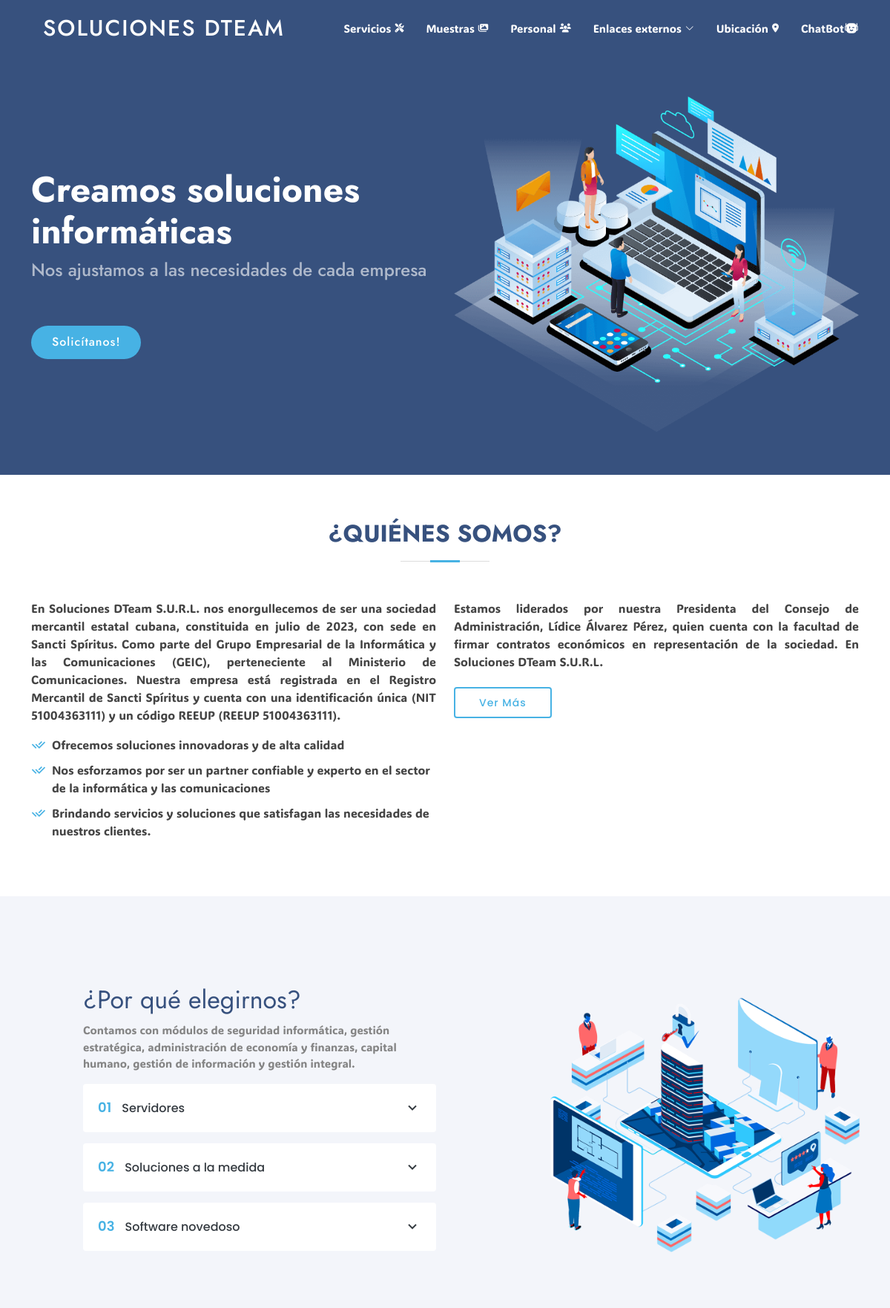
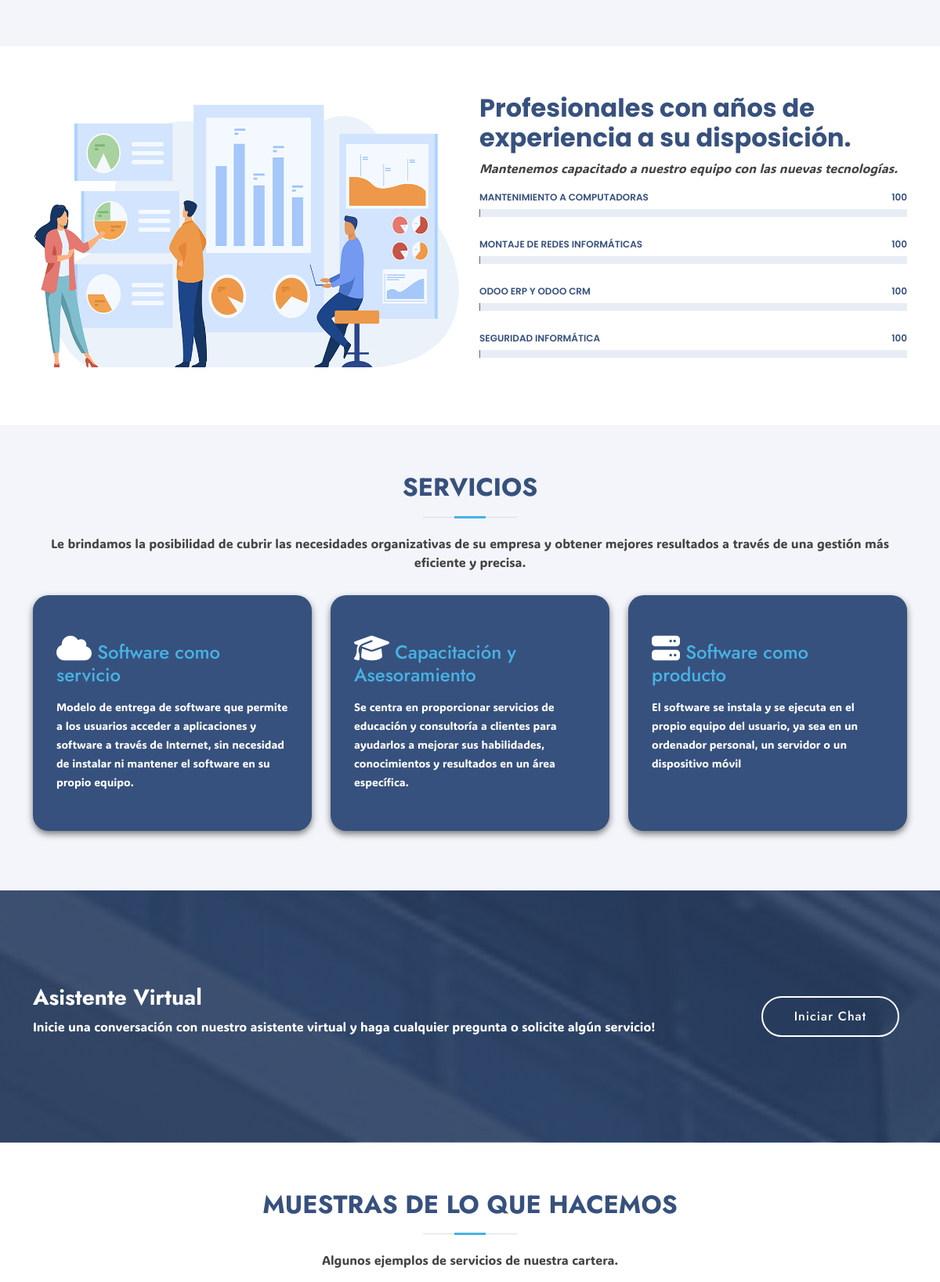
The page / (upper part) on the database its author committed (2 pictures, top to bottom).
### app/models.py (models this page shows, shortened)
class Catalogo(models.Model):
    nombre = models.CharField(max_length=255)
    activo = models.BooleanField(default=True)
    hero = models.ImageField(upload_to='imagenes/index')
    why_us = models.ImageField(upload_to='imagenes/index')
    skills = models.ImageField(upload_to='imagenes/index')
    action = models.ImageField(upload_to='imagenes/index')
    logo = models.ImageField(upload_to='imagenes/index', null=True, blank=True)
    fondo_chatbot = models.ImageField(upload_to='imagenes', null=True, blank=True)

class SobreNosotros(models.Model):
    parrafo = models.TextField()
    parrafo2 = models.TextField(null=True, blank=True)
    check1 = models.CharField(max_length=255, null=True, blank=True)
    check2 = models.CharField(max_length=255, null=True, blank=True)
    check3 = models.CharField(max_length=255, null=True, blank=True)
    documento = models.FileField(upload_to='documentos')
    activo = models.BooleanField(default=True)

class Potencialidad(models.Model):
    nombre = models.CharField(max_length=255)
    descripcion = models.TextField()
    activo = models.BooleanField(default=True)

class Skill(models.Model):
    nombre = models.CharField(max_length=255)
    porcentaje = models.IntegerField()
    activo = models.BooleanField(default=True)

class Categoria(models.Model):
    nombre = models.CharField(max_length=255)
    abreviatura = models.CharField(max_length=255)
    descripcion = models.TextField()
    activo = models.BooleanField(default=True)
    clase = models.CharField(max_length=255, default='fas fa-cloud')
    def __str__(self):
        return self.nombre

### app/views.py (the view)
# urls.py: path('', views.index, name='index'),
def index(request):
    sn = SobreNosotros.objects.filter(activo=True)[0]
    pot = Potencialidad.objects.filter(activo=True)[:3]
    skills = Skill.objects.filter(activo=True)[:4]
    cat = Categoria.objects.filter(activo=True)
    all = Servicio.objects.all()
    ej = [servicio for servicio in all if servicio.imagen and servicio.imagen.url != 'imagenes/servicios/nombre.jpg'][:9]
    team = Equipo.objects.filter(activo=True)[:4]
    preguntas = PreguntaFrecuente.objects.filter(activo=True)[:9]
    contacto = Contacto.objects.filter(activo=True)[0]
    catalogo = Catalogo.objects.filter(activo=True)[0]
    context = {
        'sobre_nosotros': sn,
        'potencialidades': pot,
        'skills': skills,
        'categorias': cat,
        'ejemplos': ej,
        'team': team,
        'preguntas': preguntas,
        'contacto': contacto,
        'catalogo': catalogo
    }
    return render(request, 'index.html', context)

### app/templates/index.html (shortened to what this page needs)
{% extends 'base.html' %}
{% block logo %}
{% load static %}
{% endblock logo %}
{% block nav_items %}
<li><a class="nav-link scrollto" href="#services">Servicios </a></li>
<li><a class="nav-link scrollto" href="#portfolio">Muestras </a></li>
<li><a class="nav-link scrollto" href="#team">Personal </a></li>
<li class="dropdown"><a href="javascript:void(0);">Enlaces externos <i class="bi bi-chevron-down"></i></a>
</li>
<li><a class="nav-link scrollto" href="#contact">Ubicación </a></li>
<li><a class="nav-link scrollto" href="{% url 'chatbot' %}">ChatBot </a></li>
{% endblock nav_items %}
{% block content %}
  <section id="hero" class="d-flex align-items-center">
    <div class="container">
      <div class="row">
        <div class="col-lg-6 d-flex flex-column justify-content-center pt-4 pt-lg-0 order-2 order-lg-1" data-aos="fade-up" data-aos-delay="200">
          <h1>Creamos soluciones informáticas</h1>
          <h2>Nos ajustamos a las necesidades de cada empresa</h2>
          <div class="d-flex justify-content-center justify-content-lg-start">
            <a href="{% url 'chatbot' %}" class="btn-get-started scrollto">Solicítanos!</a>
          </div>
        </div>
        <div class="col-lg-6 order-1 order-lg-2 hero-img" data-aos="zoom-in" data-aos-delay="200">
          <img src={{catalogo.hero.url}} class="img-fluid animated" alt="">
        </div>
      </div>
    </div>
  </section>
  <main id="main">
    <section id="about" class="about">
      <div class="container" data-aos="fade-up">
        <div class="section-title">
          <h2>¿Quiénes Somos?</h2>
        </div>
        <div class="row content">
          <div class="col-lg-6">
            <p style="text-align: justify;">
              {{ sobre_nosotros.parrafo }}
              <ul>
                <li><i class="ri-check-double-line"></i> {{ sobre_nosotros.check1 }} </li>
                <li><i class="ri-check-double-line"></i> {{ sobre_nosotros.check2 }} </li>
                <li><i class="ri-check-double-line"></i> {{ sobre_nosotros.check3 }} </li>
              </ul>
            </p>
          </div>
          <div class="col-lg-6 pt-4 pt-lg-0">
            <p style="text-align: justify;">
              {{ sobre_nosotros.parrafo2 }}
            </p>
            <a href={{ sobre_nosotros.documento.url }} class="btn-learn-more" download="SOLUCIONES_DTEAM.doc">Ver Más</a>
          </div>
        </div>
      </div>
    </section>
    <section id="why-us" class="why-us section-bg">
      <div class="container-fluid" data-aos="fade-up">
        <div class="row">
          <div class="col-lg-7 d-flex flex-column justify-content-center align-items-stretch  order-2 order-lg-1">
            <div class="content">
              <h3>¿Por qué elegirnos?</h3>
              <p>
                Contamos con módulos de seguridad informática, gestión estratégica, administración de economía y finanzas, capital humano, gestión de información y gestión integral.
              </p>
            </div>
            <div class="accordion-list">
              <ul>
              {% for pot in potencialidades %}
                <li>
                  <a data-bs-toggle="collapse" class="collapsed" data-bs-target="#accordion-list-{{forloop.counter}}"><span>0{{forloop.counter}}</span> {{pot.nombre}} <i class="bx bx-chevron-down icon-show"></i></a>
                </li>
               {% endfor %}
              </ul>
            </div>
          </div>
          <div class="col-lg-5 align-items-stretch order-1 order-lg-2 img" style='background-image: url({{catalogo.why_us.url}});' data-aos="zoom-in" data-aos-delay="150">&nbsp;</div>
        </div>
      </div>
    </section>
    <section id="skills" class="skills">
      <div class="container" data-aos="fade-up">
        <div class="row">
          <div class="col-lg-6 d-flex align-items-center" data-aos="fade-right" data-aos-delay="100">
            <img src={{catalogo.skills.url}} class="img-fluid" alt="">
          </div>
          <div class="col-lg-6 pt-4 pt-lg-0 content" data-aos="fade-left" data-aos-delay="100">
            <h3>Profesionales con años de experiencia a su disposición.</h3>
            <p class="fst-italic">Mantenemos capacitado a nuestro equipo con las nuevas tecnologías.</p>
            <div class="skills-content">
            {% for skill in skills %}
              <div class="progress">
                <span class="skill">{{skill.nombre}} <i class="val">{{skill.porcentaje}}</i></span>
                <div class="progress-bar-wrap">
                </div>
              </div>
            {% endfor %}
            </div>
          </div>
        </div>
      </div>
    </section>
    <section id="services" class="services section-bg">
      <div class="container" data-aos="fade-up">
        <div class="section-title">
          <h2>Servicios</h2>
          <p>Le brindamos la posibilidad de cubrir las necesidades organizativas de su empresa y obtener mejores resultados a través de una gestión más eficiente y precisa.</p>
        </div>
        <div class="row">
        {% for cat in categorias %}
        <div class="col-12 col-sm-12 col-md-12 col-lg-4 col-xl-4 col-xxl-3 d-flex align-items-stretch mb-3" data-aos="zoom-in" data-aos-delay="100">
          <div class="icon-box">
            <h4><a href="{% url 'servicios' cat.id %}"><div class="icon" style="display: inline;"><i class="{{cat.clase}}"></i></div> {{cat.nombre}}</a></h4>
            <p>{{cat.descripcion}}</p>
          </div>
        </div>
        {% endfor %}
        </div>
      </div>
    </section>
    <section id="cta" class="cta" style="background-image: linear-gradient(rgba(41, 62, 97, 0.9), rgba(41, 62, 97, 0.9)), url({{catalogo.action.url}}); background-size: cover; background-position: center;">
      <div class="container" data-aos="zoom-in">
        <div class="row">
          <div class="col-lg-9 text-center text-lg-start">
            <h3>Asistente Virtual</h3>
            <p>Inicie una conversación con nuestro asistente virtual y haga cualquier pregunta o solicite algún servicio!</p>
          </div>
          <div class="col-lg-3 cta-btn-container text-center">
            <a class="cta-btn align-middle" href="#">Iniciar Chat</a>
          </div>
        </div>
      </div>
    </section>
    <section id="portfolio" class="portfolio">
      <div class="container" data-aos="fade-up">
        <div class="section-title">
          <h2>Muestras de lo que hacemos</h2>
          <p>Algunos ejemplos de servicios de nuestra cartera.</p>
        </div>
      </div>
    </section>
  </main>
{% endblock content %}

### app/templates/base.html (style rules this page uses)
body { font-family: ADLaM Display, Ubuntu !important; font-weight: 400; }

### rows shown on the page
Catalogo: hero (picture), why_us (picture), skills (picture), action (picture)
SobreNosotros: parrafo "En Soluciones DTeam S.U.R.L. nos enorgullecemos de ser una sociedad mercantil estatal cubana, constituida en julio de 2023, con sede en Sancti Spíritus. Como parte del Grupo Empresarial de la Informática y las Comunicaciones (GEIC), perteneciente al Ministerio de Comunicaciones. Nuestra empresa está registrada en el Registro Mercantil de Sancti Spíritus y cuenta con una identificación única (NIT 51004363111) y un código REEUP (REEUP 51004363111).", check1 "Ofrecemos soluciones innovadoras y de alta calidad", check2 "Nos esforzamos por ser un partner confiable y experto en el sector de la informática y las comunicaciones", check3 "Brindando servicios y soluciones que satisfagan las necesidades de nuestros clientes.", parrafo2 "Estamos liderados por nuestra Presidenta del Consejo de Administración, Lídice Álvarez Pérez, quien cuenta con la facultad de firmar contratos económicos en representación de la sociedad. En Soluciones DTeam S.U.R.L."
Potencialidad: nombre "Servidores"
Potencialidad: nombre "Soluciones a la medida"
Potencialidad: nombre "Software novedoso"
Skill: nombre "MANTENIMIENTO A COMPUTADORAS", porcentaje "100"
Skill: nombre "MONTAJE DE REDES INFORMÁTICAS", porcentaje "100"
Skill: nombre "ODOO ERP Y ODOO CRM", porcentaje "100"
Skill: nombre "SEGURIDAD INFORMÁTICA", porcentaje "100"
Categoria: nombre "Software como servicio", descripcion "Modelo de entrega de software que permite a los usuarios acceder a aplicaciones y software a través de Internet, sin necesidad de instalar ni mantener el software en su propio equipo."
Categoria: nombre "Capacitación y Asesoramiento", descripcion "Se centra en proporcionar servicios de educación y consultoría a clientes para ayudarlos a mejorar sus habilidades, conocimientos y resultados en un área específica."
Categoria: nombre "Software como producto", descripcion "El software se instala y se ejecuta en el propio equipo del usuario, ya sea en un ordenador personal, un servidor o un dispositivo móvil"
